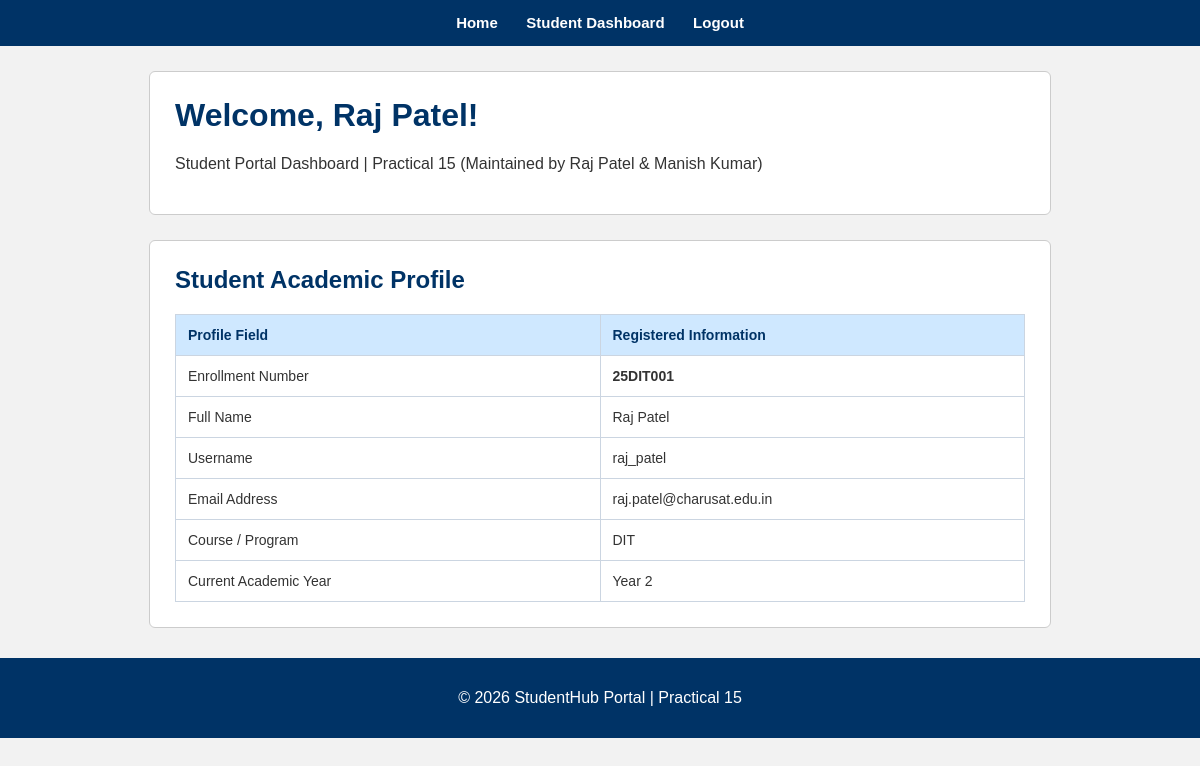
Screenshot of /dashboard.php (signed in) with the database file from the repository.
### tables this page shows
CREATE TABLE IF NOT EXISTS students (
    student_id INT AUTO_INCREMENT PRIMARY KEY,
    enrollment_number VARCHAR(20) NOT NULL UNIQUE,
    name VARCHAR(100) NOT NULL,
    username VARCHAR(50) NOT NULL UNIQUE,
    email VARCHAR(100) NOT NULL UNIQUE,
    mobile VARCHAR(15) NOT NULL,
    password VARCHAR(255) NOT NULL,
    course VARCHAR(50) NOT NULL,
    year INT NOT NULL,
    gender VARCHAR(20) NOT NULL,
    role VARCHAR(20) NOT NULL DEFAULT 'student',
    created_at TIMESTAMP DEFAULT CURRENT_TIMESTAMP
);

### dashboard.php (the view, shortened to what this page needs)
<?php
require_once "db.php";
$id = (int)($_SESSION["student_id"] ?? 0);
$stmt = $conn->prepare(
    "SELECT enrollment_number, name, username, email, course, year, mobile
     FROM students WHERE student_id = ? LIMIT 1"
);
$student = null;
if ($stmt) {
    $stmt->bind_param("i", $id);
    $stmt->execute();
    $student = $stmt->get_result()->fetch_assoc();
}
function studentValue($value) {
    return htmlspecialchars((string)($value ?? ""), ENT_QUOTES, "UTF-8");
}
?>
<!DOCTYPE html>
<html lang="en">
<head>
</head>
<body>
<nav class="navbar" id="navbar">
    <a href="Home.html">Home</a>
    <a href="dashboard.php">Student Dashboard</a>
    <a href="logout.php">Logout</a>
</nav>
<div class="container">
    <h1>Welcome, <?= studentValue($student["name"]) ?>!</h1>
    <p>Student Portal Dashboard | Practical 15 (Maintained by Raj Patel & Manish Kumar)</p>
</div>
<div class="student-summary">
    <h2>Student Academic Profile</h2>
    <table>
        <thead>
            <tr>
                <th>Profile Field</th>
                <th>Registered Information</th>
            </tr>
        </thead>
        <tbody>
            <tr><td>Enrollment Number</td><td><strong><?= studentValue($student["enrollment_number"]) ?></strong></td></tr>
            <tr><td>Full Name</td><td><?= studentValue($student["name"]) ?></td></tr>
            <tr><td>Username</td><td><?= studentValue($student["username"]) ?></td></tr>
            <tr><td>Email Address</td><td><?= studentValue($student["email"]) ?></td></tr>
            <tr><td>Course / Program</td><td><?= studentValue($student["course"]) ?></td></tr>
            <tr><td>Current Academic Year</td><td>Year <?= studentValue($student["year"]) ?></td></tr>
        </tbody>
    </table>
</div>
<div class="footer">
    <p>&copy; 2026 StudentHub Portal | Practical 15</p>
</div>
</body>
</html>

### dashboard.php (style rules this page uses)
body { font-family: Arial, sans-serif; background: #f2f2f2; margin: 0; padding: 0; color: #333; }
.navbar { background: #003366; padding: 14px; text-align: center; }
.navbar a { color: white; text-decoration: none; margin: 0 12px; font-size: 15px; font-weight: bold; }
.container, .student-summary { width: 85%; max-width: 850px; margin: 25px auto; background: white; padding: 25px; border-radius: 6px; border: 1px solid #ccc; }
h1, h2 { color: #003366; margin-top: 0; }
table { width: 100%; border-collapse: collapse; margin-top: 15px; }
th, td { border: 1px solid #cbd5e1; padding: 12px; text-align: left; font-size: 14px; }
th { background: #cfe8ff; color: #003366; width: 35%; }
.footer { background: #003366; color: white; text-align: center; padding: 15px; margin-top: 30px; }

### rows the page displays
students: name "Raj Patel", enrollment_number "25DIT001", username "raj_patel", email "raj.patel@charusat.edu.in", course "DIT", year "2"
